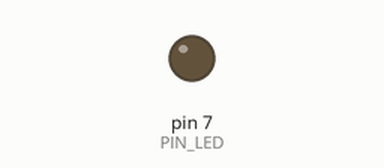
Recording of a sketch running on a simulated Arduino Uno, built with avr-gcc and run on an emulated ATmega328P. Parts: output pins drawn as LEDs (lit = HIGH). Dashed ring = blinking. At 2.0 s the program stops and its outputs stay as they are.

Above: at 0.5 s.
At 1.75 s:
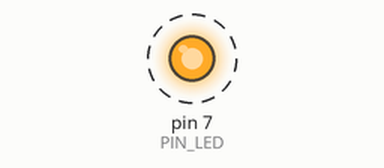
Timing chart, 0 to 3.0 s (numbered marks = the images above):
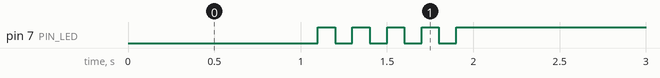

Measured:
- by itself, pin 7 (PIN_LED): alternates HIGH for 0.10 s and LOW for 0.10 s, 9 changes in all, then stays HIGH

The sketch:

05_practice_2.ino
```cpp
#define PIN_LED 7
unsigned int toggle;

void setup () {
  pinMode(PIN_LED,OUTPUT);
  Serial.begin(115200); // Initislize serial port
  toggle = 0;
  digitalWrite(PIN_LED, toggle); // turn off LED.
}

void loop () {

  toggle = toggle_state(toggle);
  digitalWrite(PIN_LED, 0); // update LED ststus.
  delay(1000); // wait for 1,000 milliseconds
  for (int i = 0; i < 10; i++){
    toggle = toggle_state(toggle);
    digitalWrite(PIN_LED, toggle);
    delay(100);
  }
  while(1) {
  digitalWrite(PIN_LED, 1);
  }
}

int toggle_state(int toggle) {
  return !toggle;
}
```
